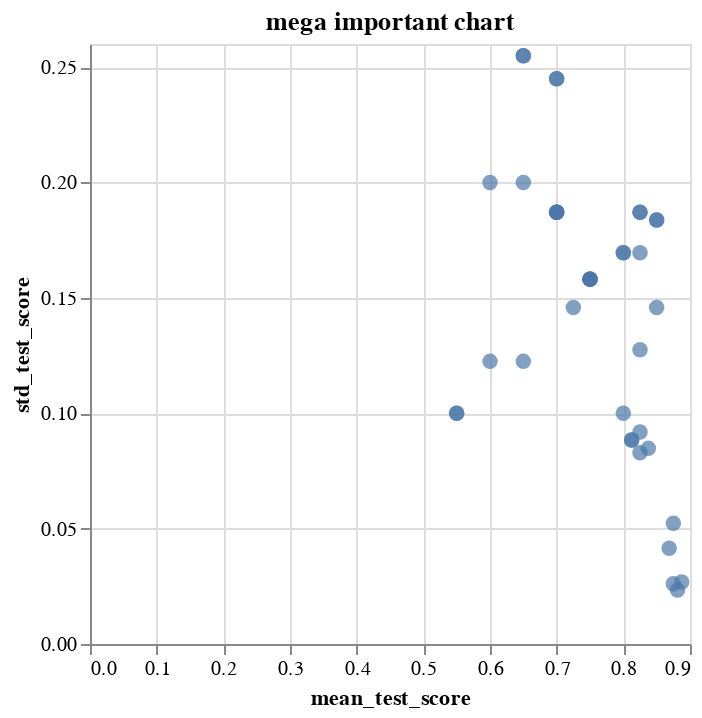

This figure's notebook cell:
### Code cell
c

### Figure 1 — Vega-Lite specification as saved in the notebook (floating-point values rounded to 4 significant figures)
{"config": {"view": {"continuousWidth": 300, "continuousHeight": 300}}, "data": {"name": "data-e34a23e5a7506da6542c03e0733ac913"}, "mark": {"type": "circle", "size": 60}, "encoding": {"tooltip": [{"field": "iter", "type": "quantitative"}, {"field": "n_resources", "type": "quantitative"}, {"field": "params", "type": "nominal"}], "x": {"field": "mean_test_score", "type": "quantitative"}, "y": {"field": "std_test_score", "type": "quantitative"}}, "params": [{"name": "param_1", "select": {"type": "interval", "encodings": ["x", "y"]}, "bind": "scales"}], "title": "mega important chart", "$schema": "https://vega.github.io/schema/vega-lite/v5.17.0.json", "datasets": {"data-e34a23e5a7506da6542c03e0733ac913": [{"iter": 0, "n_resources": 20, "mean_fit_time": 0.02007, "std_fit_time": 0.0003554, "mean_score_time": 0.001497, "std_score_time": 4.3e-05, "param_bootstrap": true, "param_criterion": "gini", "param_max_depth": null, "param_max_features": 5, "param_min_samples_split": 6, "params": {"bootstrap": true, "criterion": "gini", "max_depth": null, "max_features": 5, "min_samples_split": 6}, "split0_test_score": 0.25, "split1_test_score": 0.75, "split2_test_score": 0.5, "split3_test_score": 1.0, "split4_test_score": 0.75, "mean_test_score": 0.65, "std_test_score": 0.255, "rank_test_score": 33, "split0_train_score": 1.0, "split1_train_score": 1.0, "split2_train_score": 1.0, "split3_train_score": 1.0, "split4_train_score": 0.9375, "mean_train_score": 0.9875, "std_train_score": 0.025}, {"iter": 0, "n_resources": 20, "mean_fit_time": 0.01943, "std_fit_time": 0.0001064, "mean_score_time": 0.001373, "std_score_time": 6.923e-05, "param_bootstrap": true, "param_criterion": "entropy", "param_max_depth": 3.0, "param_max_features": 3, "param_min_samples_split": 7, "params": {"bootstrap": true, "criterion": "entropy", "max_depth": 3, "max_features": 3, "min_samples_split": 7}, "split0_test_score": 0.25, "split1_test_score": 0.75, "split2_test_score": 0.75, "split3_test_score": 1.0, "split4_test_score": 0.75, "mean_test_score": 0.7, "std_test_score": 0.2449, "rank_test_score": 27, "split0_train_score": 1.0, "split1_train_score": 0.9375, "split2_train_score": 1.0, "split3_train_score": 0.875, "split4_train_score": 0.875, "mean_train_score": 0.9375, "std_train_score": 0.0559}, {"iter": 0, "n_resources": 20, "mean_fit_time": 0.01399, "std_fit_time": 0.0001931, "mean_score_time": 0.001426, "std_score_time": 8.954e-05, "param_bootstrap": false, "param_criterion": "entropy", "param_max_depth": null, "param_max_features": 1, "param_min_samples_split": 5, "params": {"bootstrap": false, "criterion": "entropy", "max_depth": null, "max_features": 1, "min_samples_split": 5}, "split0_test_score": 0.5, "split1_test_score": 0.75, "split2_test_score": 0.75, "split3_test_score": 0.75, "split4_test_score": 0.5, "mean_test_score": 0.65, "std_test_score": 0.1225, "rank_test_score": 33, "split0_train_score": 1.0, "split1_train_score": 1.0, "split2_train_score": 1.0, "split3_train_score": 1.0, "split4_train_score": 1.0, "mean_train_score": 1.0, "std_train_score": 0.0}, {"iter": 0, "n_resources": 20, "mean_fit_time": 0.01393, "std_fit_time": 0.0001093, "mean_score_time": 0.001372, "std_score_time": 1.414e-05, "param_bootstrap": false, "param_criterion": "gini", "param_max_depth": 3.0, "param_max_features": 4, "param_min_samples_split": 2, "params": {"bootstrap": false, "criterion": "gini", "max_depth": 3, "max_features": 4, "min_samples_split": 2}, "split0_test_score": 0.75, "split1_test_score": 0.75, "split2_test_score": 0.5, "split3_test_score": 1.0, "split4_test_score": 0.75, "mean_test_score": 0.75, "std_test_score": 0.1581, "rank_test_score": 21, "split0_train_score": 1.0, "split1_train_score": 1.0, "split2_train_score": 1.0, "split3_train_score": 1.0, "split4_train_score": 1.0, "mean_train_score": 1.0, "std_train_score": 0.0}, {"iter": 0, "n_resources": 20, "mean_fit_time": 0.01942, "std_fit_time": 0.0003004, "mean_score_time": 0.001381, "std_score_time": 3.93e-05, "param_bootstrap": true, "param_criterion": "entropy", "param_max_depth": 3.0, "param_max_features": 4, "param_min_samples_split": 7, "params": {"bootstrap": true, "criterion": "entropy", "max_depth": 3, "max_features": 4, "min_samples_split": 7}, "split0_test_score": 0.25, "split1_test_score": 0.75, "split2_test_score": 0.5, "split3_test_score": 1.0, "split4_test_score": 0.75, "mean_test_score": 0.65, "std_test_score": 0.255, "rank_test_score": 33, "split0_train_score": 1.0, "split1_train_score": 1.0, "split2_train_score": 1.0, "split3_train_score": 1.0, "split4_train_score": 0.9375, "mean_train_score": 0.9875, "std_train_score": 0.025}, {"iter": 0, "n_resources": 20, "mean_fit_time": 0.01958, "std_fit_time": 0.0001946, "mean_score_time": 0.00137, "std_score_time": 5.177e-05, "param_bootstrap": true, "param_criterion": "entropy", "param_max_depth": null, "param_max_features": 1, "param_min_samples_split": 3, "params": {"bootstrap": true, "criterion": "entropy", "max_depth": null, "max_features": 1, "min_samples_split": 3}, "split0_test_score": 0.5, "split1_test_score": 0.75, "split2_test_score": 0.75, "split3_test_score": 1.0, "split4_test_score": 0.5, "mean_test_score": 0.7, "std_test_score": 0.1871, "rank_test_score": 27, "split0_train_score": 1.0, "split1_train_score": 1.0, "split2_train_score": 1.0, "split3_train_score": 1.0, "split4_train_score": 1.0, "mean_train_score": 1.0, "std_train_score": 0.0}, {"iter": 0, "n_resources": 20, "mean_fit_time": 0.02116, "std_fit_time": 0.002823, "mean_score_time": 0.001478, "std_score_time": 0.0001327, "param_bootstrap": true, "param_criterion": "gini", "param_max_depth": 3.0, "param_max_features": 3, "param_min_samples_split": 9, "params": {"bootstrap": true, "criterion": "gini", "max_depth": 3, "max_features": 3, "min_samples_split": 9}, "split0_test_score": 0.25, "split1_test_score": 0.75, "split2_test_score": 0.75, "split3_test_score": 1.0, "split4_test_score": 0.75, "mean_test_score": 0.7, "std_test_score": 0.2449, "rank_test_score": 27, "split0_train_score": 1.0, "split1_train_score": 0.9375, "split2_train_score": 1.0, "split3_train_score": 0.875, "split4_train_score": 0.875, "mean_train_score": 0.9375, "std_train_score": 0.0559}, {"iter": 0, "n_resources": 20, "mean_fit_time": 0.01459, "std_fit_time": 0.001238, "mean_score_time": 0.001506, "std_score_time": 0.0003565, "param_bootstrap": false, "param_criterion": "gini", "param_max_depth": null, "param_max_features": 1, "param_min_samples_split": 8, "params": {"bootstrap": false, "criterion": "gini", "max_depth": null, "max_features": 1, "min_samples_split": 8}, "split0_test_score": 0.5, "split1_test_score": 0.75, "split2_test_score": 0.5, "split3_test_score": 0.5, "split4_test_score": 0.5, "mean_test_score": 0.55, "std_test_score": 0.1, "rank_test_score": 39, "split0_train_score": 1.0, "split1_train_score": 1.0, "split2_train_score": 1.0, "split3_train_score": 1.0, "split4_train_score": 1.0, "mean_train_score": 1.0, "std_train_score": 0.0}, {"iter": 0, "n_resources": 20, "mean_fit_time": 0.01976, "std_fit_time": 0.0007951, "mean_score_time": 0.001347, "std_score_time": 3.708e-05, "param_bootstrap": true, "param_criterion": "entropy", "param_max_depth": 3.0, "param_max_features": 2, "param_min_samples_split": 7, "params": {"bootstrap": true, "criterion": "entropy", "max_depth": 3, "max_features": 2, "min_samples_split": 7}, "split0_test_score": 0.5, "split1_test_score": 0.75, "split2_test_score": 0.75, "split3_test_score": 1.0, "split4_test_score": 0.75, "mean_test_score": 0.75, "std_test_score": 0.1581, "rank_test_score": 21, "split0_train_score": 1.0, "split1_train_score": 0.875, "split2_train_score": 0.9375, "split3_train_score": 0.9375, "split4_train_score": 0.9375, "mean_train_score": 0.9375, "std_train_score": 0.03953}, {"iter": 0, "n_resources": 20, "mean_fit_time": 0.01391, "std_fit_time": 0.0001213, "mean_score_time": 0.001352, "std_score_time": 3.234e-05, "param_bootstrap": false, "param_criterion": "gini", "param_max_depth": 3.0, "param_max_features": 4, "param_min_samples_split": 4, "params": {"bootstrap": false, "criterion": "gini", "max_depth": 3, "max_features": 4, "min_samples_split": 4}, "split0_test_score": 0.75, "split1_test_score": 0.75, "split2_test_score": 0.5, "split3_test_score": 1.0, "split4_test_score": 0.75, "mean_test_score": 0.75, "std_test_score": 0.1581, "rank_test_score": 21, "split0_train_score": 1.0, "split1_train_score": 1.0, "split2_train_score": 1.0, "split3_train_score": 1.0, "split4_train_score": 1.0, "mean_train_score": 1.0, "std_train_score": 0.0}, {"iter": 0, "n_resources": 20, "mean_fit_time": 0.01423, "std_fit_time": 0.000423, "mean_score_time": 0.001352, "std_score_time": 6.168e-06, "param_bootstrap": false, "param_criterion": "gini", "param_max_depth": null, "param_max_features": 4, "param_min_samples_split": 4, "params": {"bootstrap": false, "criterion": "gini", "max_depth": null, "max_features": 4, "min_samples_split": 4}, "split0_test_score": 0.75, "split1_test_score": 0.75, "split2_test_score": 0.5, "split3_test_score": 1.0, "split4_test_score": 0.75, "mean_test_score": 0.75, "std_test_score": 0.1581, "rank_test_score": 21, "split0_train_score": 1.0, "split1_train_score": 1.0, "split2_train_score": 1.0, "split3_train_score": 1.0, "split4_train_score": 1.0, "mean_train_score": 1.0, "std_train_score": 0.0}, {"iter": 0, "n_resources": 20, "mean_fit_time": 0.01932, "std_fit_time": 8.958e-05, "mean_score_time": 0.001433, "std_score_time": 0.0001065, "param_bootstrap": true, "param_criterion": "entropy", "param_max_depth": null, "param_max_features": 2, "param_min_samples_split": 5, "params": {"bootstrap": true, "criterion": "entropy", "max_depth": null, "max_features": 2, "min_samples_split": 5}, "split0_test_score": 0.5, "split1_test_score": 0.5, "split2_test_score": 0.75, "split3_test_score": 1.0, "split4_test_score": 0.75, "mean_test_score": 0.7, "std_test_score": 0.1871, "rank_test_score": 27, "split0_train_score": 1.0, "split1_train_score": 1.0, "split2_train_score": 0.9375, "split3_train_score": 1.0, "split4_train_score": 1.0, "mean_train_score": 0.9875, "std_train_score": 0.025}, {"iter": 0, "n_resources": 20, "mean_fit_time": 0.02103, "std_fit_time": 0.01038, "mean_score_time": 0.00185, "std_score_time": 0.0005373, "param_bootstrap": false, "param_criterion": "gini", "param_max_depth": null, "param_max_features": 1, "param_min_samples_split": 5, "params": {"bootstrap": false, "criterion": "gini", "max_depth": null, "max_features": 1, "min_samples_split": 5}, "split0_test_score": 0.5, "split1_test_score": 0.75, "split2_test_score": 0.5, "split3_test_score": 0.5, "split4_test_score": 0.5, "mean_test_score": 0.55, "std_test_score": 0.1, "rank_test_score": 39, "split0_train_score": 1.0, "split1_train_score": 1.0, "split2_train_score": 1.0, "split3_train_score": 1.0, "split4_train_score": 1.0, "mean_train_score": 1.0, "std_train_score": 0.0}, {"iter": 0, "n_resources": 20, "mean_fit_time": 0.02694, "std_fit_time": 0.004209, "mean_score_time": 0.002335, "std_score_time": 0.0004876, "param_bootstrap": false, "param_criterion": "entropy", "param_max_depth": 3.0, "param_max_features": 4, "param_min_samples_split": 5, "params": {"bootstrap": false, "criterion": "entropy", "max_depth": 3, "max_features": 4, "min_samples_split": 5}, "split0_test_score": 0.5, "split1_test_score": 0.75, "split2_test_score": 0.5, "split3_test_score": 1.0, "split4_test_score": 0.75, "mean_test_score": 0.7, "std_test_score": 0.1871, "rank_test_score": 27, "split0_train_score": 1.0, "split1_train_score": 1.0, "split2_train_score": 1.0, "split3_train_score": 1.0, "split4_train_score": 1.0, "mean_train_score": 1.0, "std_train_score": 0.0}, {"iter": 0, "n_resources": 20, "mean_fit_time": 0.0338, "std_fit_time": 0.005688, "mean_score_time": 0.002179, "std_score_time": 0.0004572, "param_bootstrap": true, "param_criterion": "gini", "param_max_depth": null, "param_max_features": 3, "param_min_samples_split": 7, "params": {"bootstrap": true, "criterion": "gini", "max_depth": null, "max_features": 3, "min_samples_split": 7}, "split0_test_score": 0.25, "split1_test_score": 0.75, "split2_test_score": 0.75, "split3_test_score": 0.75, "split4_test_score": 0.75, "mean_test_score": 0.65, "std_test_score": 0.2, "rank_test_score": 33, "split0_train_score": 1.0, "split1_train_score": 0.9375, "split2_train_score": 1.0, "split3_train_score": 1.0, "split4_train_score": 0.875, "mean_train_score": 0.9625, "std_train_score": 0.05}, {"iter": 0, "n_resources": 20, "mean_fit_time": 0.02166, "std_fit_time": 0.00507, "mean_score_time": 0.001384, "std_score_time": 0.000101, "param_bootstrap": true, "param_criterion": "entropy", "param_max_depth": 3.0, "param_max_features": 4, "param_min_samples_split": 6, "params": {"bootstrap": true, "criterion": "entropy", "max_depth": 3, "max_features": 4, "min_samples_split": 6}, "split0_test_score": 0.25, "split1_test_score": 0.75, "split2_test_score": 0.5, "split3_test_score": 0.75, "split4_test_score": 0.75, "mean_test_score": 0.6, "std_test_score": 0.2, "rank_test_score": 37, "split0_train_score": 1.0, "split1_train_score": 1.0, "split2_train_score": 1.0, "split3_train_score": 1.0, "split4_train_score": 0.9375, "mean_train_score": 0.9875, "std_train_score": 0.025}, {"iter": 0, "n_resources": 20, "mean_fit_time": 0.014, "std_fit_time": 0.0003873, "mean_score_time": 0.00133, "std_score_time": 2.457e-05, "param_bootstrap": false, "param_criterion": "entropy", "param_max_depth": null, "param_max_features": 3, "param_min_samples_split": 10, "params": {"bootstrap": false, "criterion": "entropy", "max_depth": null, "max_features": 3, "min_samples_split": 10}, "split0_test_score": 0.5, "split1_test_score": 0.75, "split2_test_score": 0.75, "split3_test_score": 1.0, "split4_test_score": 0.75, "mean_test_score": 0.75, "std_test_score": 0.1581, "rank_test_score": 21, "split0_train_score": 1.0, "split1_train_score": 0.875, "split2_train_score": 1.0, "split3_train_score": 0.875, "split4_train_score": 1.0, "mean_train_score": 0.95, "std_train_score": 0.06124}, {"iter": 0, "n_resources": 20, "mean_fit_time": 0.01393, "std_fit_time": 0.0001787, "mean_score_time": 0.001503, "std_score_time": 0.0003417, "param_bootstrap": false, "param_criterion": "entropy", "param_max_depth": null, "param_max_features": 4, "param_min_samples_split": 5, "params": {"bootstrap": false, "criterion": "entropy", "max_depth": null, "max_features": 4, "min_samples_split": 5}, "split0_test_score": 0.5, "split1_test_score": 0.75, "split2_test_score": 0.5, "split3_test_score": 1.0, "split4_test_score": 0.75, "mean_test_score": 0.7, "std_test_score": 0.1871, "rank_test_score": 27, "split0_train_score": 1.0, "split1_train_score": 1.0, "split2_train_score": 1.0, "split3_train_score": 1.0, "split4_train_score": 1.0, "mean_train_score": 1.0, "std_train_score": 0.0}, {"iter": 0, "n_resources": 20, "mean_fit_time": 0.01426, "std_fit_time": 0.0008906, "mean_score_time": 0.001362, "std_score_time": 4.458e-05, "param_bootstrap": false, "param_criterion": "gini", "param_max_depth": null, "param_max_features": 3, "param_min_samples_split": 10, "params": {"bootstrap": false, "criterion": "gini", "max_depth": null, "max_features": 3, "min_samples_split": 10}, "split0_test_score": 0.75, "split1_test_score": 0.75, "split2_test_score": 0.75, "split3_test_score": 1.0, "split4_test_score": 0.75, "mean_test_score": 0.8, "std_test_score": 0.1, "rank_test_score": 18, "split0_train_score": 1.0, "split1_train_score": 0.875, "split2_train_score": 1.0, "split3_train_score": 0.875, "split4_train_score": 0.9375, "mean_train_score": 0.9375, "std_train_score": 0.0559}, {"iter": 0, "n_resources": 20, "mean_fit_time": 0.01371, "std_fit_time": 0.0001095, "mean_score_time": 0.001359, "std_score_time": 3.939e-05, "param_bootstrap": false, "param_criterion": "entropy", "param_max_depth": 3.0, "param_max_features": 1, "param_min_samples_split": 3, "params": {"bootstrap": false, "criterion": "entropy", "max_depth": 3, "max_features": 1, "min_samples_split": 3}, "split0_test_score": 0.5, "split1_test_score": 0.75, "split2_test_score": 0.75, "split3_test_score": 0.5, "split4_test_score": 0.5, "mean_test_score": 0.6, "std_test_score": 0.1225, "rank_test_score": 37, "split0_train_score": 1.0, "split1_train_score": 1.0, "split2_train_score": 1.0, "split3_train_score": 1.0, "split4_train_score": 1.0, "mean_train_score": 1.0, "std_train_score": 0.0}, {"iter": 1, "n_resources": 40, "mean_fit_time": 0.01448, "std_fit_time": 0.0002386, "mean_score_time": 0.001368, "std_score_time": 6.215e-05, "param_bootstrap": false, "param_criterion": "entropy", "param_max_depth": 3.0, "param_max_features": 4, "param_min_samples_split": 5, "params": {"bootstrap": false, "criterion": "entropy", "max_depth": 3, "max_features": 4, "min_samples_split": 5}, "split0_test_score": 1.0, "split1_test_score": 0.5, "split2_test_score": 1.0, "split3_test_score": 0.75, "split4_test_score": 0.875, "mean_test_score": 0.825, "std_test_score": 0.1871, "rank_test_score": 10, "split0_train_score": 0.9375, "split1_train_score": 1.0, "split2_train_score": 1.0, "split3_train_score": 1.0, "split4_train_score": 0.9688, "mean_train_score": 0.9812, "std_train_score": 0.025}, {"iter": 1, "n_resources": 40, "mean_fit_time": 0.02544, "std_fit_time": 0.008082, "mean_score_time": 0.001561, "std_score_time": 0.0003652, "param_bootstrap": true, "param_criterion": "entropy", "param_max_depth": 3.0, "param_max_features": 3, "param_min_samples_split": 7, "params": {"bootstrap": true, "criterion": "entropy", "max_depth": 3, "max_features": 3, "min_samples_split": 7}, "split0_test_score": 1.0, "split1_test_score": 0.625, "split2_test_score": 0.875, "split3_test_score": 0.75, "split4_test_score": 1.0, "mean_test_score": 0.85, "std_test_score": 0.1458, "rank_test_score": 6, "split0_train_score": 0.9375, "split1_train_score": 0.9688, "split2_train_score": 0.9375, "split3_train_score": 0.9688, "split4_train_score": 0.9688, "mean_train_score": 0.9563, "std_train_score": 0.01531}, {"iter": 1, "n_resources": 40, "mean_fit_time": 0.01464, "std_fit_time": 0.0003567, "mean_score_time": 0.00143, "std_score_time": 0.0001813, "param_bootstrap": false, "param_criterion": "entropy", "param_max_depth": null, "param_max_features": 4, "param_min_samples_split": 5, "params": {"bootstrap": false, "criterion": "entropy", "max_depth": null, "max_features": 4, "min_samples_split": 5}, "split0_test_score": 1.0, "split1_test_score": 0.5, "split2_test_score": 1.0, "split3_test_score": 0.875, "split4_test_score": 0.875, "mean_test_score": 0.85, "std_test_score": 0.1837, "rank_test_score": 6, "split0_train_score": 1.0, "split1_train_score": 1.0, "split2_train_score": 1.0, "split3_train_score": 1.0, "split4_train_score": 1.0, "mean_train_score": 1.0, "std_train_score": 0.0}, {"iter": 1, "n_resources": 40, "mean_fit_time": 0.02464, "std_fit_time": 0.005787, "mean_score_time": 0.001515, "std_score_time": 0.0002324, "param_bootstrap": true, "param_criterion": "entropy", "param_max_depth": null, "param_max_features": 1, "param_min_samples_split": 3, "params": {"bootstrap": true, "criterion": "entropy", "max_depth": null, "max_features": 1, "min_samples_split": 3}, "split0_test_score": 1.0, "split1_test_score": 0.75, "split2_test_score": 0.625, "split3_test_score": 0.625, "split4_test_score": 0.625, "mean_test_score": 0.725, "std_test_score": 0.1458, "rank_test_score": 26, "split0_train_score": 1.0, "split1_train_score": 1.0, "split2_train_score": 1.0, "split3_train_score": 1.0, "split4_train_score": 0.9688, "mean_train_score": 0.9938, "std_train_score": 0.0125}, {"iter": 1, "n_resources": 40, "mean_fit_time": 0.02442, "std_fit_time": 0.005793, "mean_score_time": 0.002078, "std_score_time": 0.0005426, "param_bootstrap": true, "param_criterion": "entropy", "param_max_depth": 3.0, "param_max_features": 2, "param_min_samples_split": 7, "params": {"bootstrap": true, "criterion": "entropy", "max_depth": 3, "max_features": 2, "min_samples_split": 7}, "split0_test_score": 1.0, "split1_test_score": 0.625, "split2_test_score": 0.625, "split3_test_score": 0.875, "split4_test_score": 1.0, "mean_test_score": 0.825, "std_test_score": 0.1696, "rank_test_score": 10, "split0_train_score": 0.9375, "split1_train_score": 0.9688, "split2_train_score": 0.9375, "split3_train_score": 0.9688, "split4_train_score": 0.9375, "mean_train_score": 0.95, "std_train_score": 0.01531}, {"iter": 1, "n_resources": 40, "mean_fit_time": 0.01658, "std_fit_time": 0.003656, "mean_score_time": 0.001426, "std_score_time": 9.523e-05, "param_bootstrap": false, "param_criterion": "gini", "param_max_depth": null, "param_max_features": 4, "param_min_samples_split": 4, "params": {"bootstrap": false, "criterion": "gini", "max_depth": null, "max_features": 4, "min_samples_split": 4}, "split0_test_score": 0.875, "split1_test_score": 0.625, "split2_test_score": 1.0, "split3_test_score": 0.75, "split4_test_score": 0.875, "mean_test_score": 0.825, "std_test_score": 0.1275, "rank_test_score": 10, "split0_train_score": 1.0, "split1_train_score": 1.0, "split2_train_score": 1.0, "split3_train_score": 1.0, "split4_train_score": 1.0, "mean_train_score": 1.0, "std_train_score": 0.0}, {"iter": 1, "n_resources": 40, "mean_fit_time": 0.01458, "std_fit_time": 0.0008132, "mean_score_time": 0.001365, "std_score_time": 3.837e-05, "param_bootstrap": false, "param_criterion": "gini", "param_max_depth": 3.0, "param_max_features": 4, "param_min_samples_split": 2, "params": {"bootstrap": false, "criterion": "gini", "max_depth": 3, "max_features": 4, "min_samples_split": 2}, "split0_test_score": 0.875, "split1_test_score": 0.5, "split2_test_score": 1.0, "split3_test_score": 0.75, "split4_test_score": 0.875, "mean_test_score": 0.8, "std_test_score": 0.1696, "rank_test_score": 18, "split0_train_score": 0.9688, "split1_train_score": 1.0, "split2_train_score": 1.0, "split3_train_score": 1.0, "split4_train_score": 0.9688, "mean_train_score": 0.9875, "std_train_score": 0.01531}, {"iter": 1, "n_resources": 40, "mean_fit_time": 0.01445, "std_fit_time": 0.0002187, "mean_score_time": 0.001359, "std_score_time": 5.05e-05, "param_bootstrap": false, "param_criterion": "entropy", "param_max_depth": null, "param_max_features": 3, "param_min_samples_split": 10, "params": {"bootstrap": false, "criterion": "entropy", "max_depth": null, "max_features": 3, "min_samples_split": 10}, "split0_test_score": 1.0, "split1_test_score": 0.5, "split2_test_score": 1.0, "split3_test_score": 0.875, "split4_test_score": 0.875, "mean_test_score": 0.85, "std_test_score": 0.1837, "rank_test_score": 6, "split0_train_score": 1.0, "split1_train_score": 1.0, "split2_train_score": 0.9688, "split3_train_score": 1.0, "split4_train_score": 1.0, "mean_train_score": 0.9938, "std_train_score": 0.0125}, {"iter": 1, "n_resources": 40, "mean_fit_time": 0.01421, "std_fit_time": 6.573e-05, "mean_score_time": 0.001366, "std_score_time": 3.603e-05, "param_bootstrap": false, "param_criterion": "gini", "param_max_depth": 3.0, "param_max_features": 4, "param_min_samples_split": 4, "params": {"bootstrap": false, "criterion": "gini", "max_depth": 3, "max_features": 4, "min_samples_split": 4}, "split0_test_score": 0.875, "split1_test_score": 0.5, "split2_test_score": 1.0, "split3_test_score": 0.75, "split4_test_score": 0.875, "mean_test_score": 0.8, "std_test_score": 0.1696, "rank_test_score": 18, "split0_train_score": 0.9375, "split1_train_score": 1.0, "split2_train_score": 1.0, "split3_train_score": 1.0, "split4_train_score": 0.9688, "mean_train_score": 0.9812, "std_train_score": 0.025}, {"iter": 1, "n_resources": 40, "mean_fit_time": 0.01422, "std_fit_time": 0.0001678, "mean_score_time": 0.001417, "std_score_time": 0.0001588, "param_bootstrap": false, "param_criterion": "gini", "param_max_depth": null, "param_max_features": 3, "param_min_samples_split": 10, "params": {"bootstrap": false, "criterion": "gini", "max_depth": null, "max_features": 3, "min_samples_split": 10}, "split0_test_score": 1.0, "split1_test_score": 0.5, "split2_test_score": 1.0, "split3_test_score": 0.75, "split4_test_score": 0.875, "mean_test_score": 0.825, "std_test_score": 0.1871, "rank_test_score": 10, "split0_train_score": 0.9688, "split1_train_score": 1.0, "split2_train_score": 0.9688, "split3_train_score": 1.0, "split4_train_score": 0.9688, "mean_train_score": 0.9812, "std_train_score": 0.01531}, {"iter": 2, "n_resources": 80, "mean_fit_time": 0.01535, "std_fit_time": 0.0002302, "mean_score_time": 0.001369, "std_score_time": 4.806e-05, "param_bootstrap": false, "param_criterion": "gini", "param_max_depth": null, "param_max_features": 4, "param_min_samples_split": 4, "params": {"bootstrap": false, "criterion": "gini", "max_depth": null, "max_features": 4, "min_samples_split": 4}, "split0_test_score": 0.8125, "split1_test_score": 0.9375, "split2_test_score": 0.875, "split3_test_score": 0.6875, "split4_test_score": 0.8125, "mean_test_score": 0.825, "std_test_score": 0.08292, "rank_test_score": 10, "split0_train_score": 1.0, "split1_train_score": 1.0, "split2_train_score": 1.0, "split3_train_score": 1.0, "split4_train_score": 1.0, "mean_train_score": 1.0, "std_train_score": 0.0}, {"iter": 2, "n_resources": 80, "mean_fit_time": 0.01903, "std_fit_time": 0.004309, "mean_score_time": 0.001666, "std_score_time": 0.0003501, "param_bootstrap": false, "param_criterion": "gini", "param_max_depth": null, "param_max_features": 3, "param_min_samples_split": 10, "params": {"bootstrap": false, "criterion": "gini", "max_depth": null, "max_features": 3, "min_samples_split": 10}, "split0_test_score": 0.75, "split1_test_score": 0.9375, "split2_test_score": 0.875, "split3_test_score": 0.6875, "split4_test_score": 0.875, "mean_test_score": 0.825, "std_test_score": 0.09186, "rank_test_score": 10, "split0_train_score": 0.9844, "split1_train_score": 0.9844, "split2_train_score": 0.9844, "split3_train_score": 1.0, "split4_train_score": 1.0, "mean_train_score": 0.9906, "std_train_score": 0.007655}, {"iter": 2, "n_resources": 80, "mean_fit_time": 0.02001, "std_fit_time": 0.0001603, "mean_score_time": 0.001383, "std_score_time": 6.158e-05, "param_bootstrap": true, "param_criterion": "entropy", "param_max_depth": 3.0, "param_max_features": 3, "param_min_samples_split": 7, "params": {"bootstrap": true, "criterion": "entropy", "max_depth": 3, "max_features": 3, "min_samples_split": 7}, "split0_test_score": 0.75, "split1_test_score": 0.9375, "split2_test_score": 0.875, "split3_test_score": 0.6875, "split4_test_score": 0.8125, "mean_test_score": 0.8125, "std_test_score": 0.08839, "rank_test_score": 16, "split0_train_score": 0.9531, "split1_train_score": 0.9688, "split2_train_score": 0.9375, "split3_train_score": 0.9531, "split4_train_score": 0.9688, "mean_train_score": 0.9563, "std_train_score": 0.01169}, {"iter": 2, "n_resources": 80, "mean_fit_time": 0.01579, "std_fit_time": 0.0005829, "mean_score_time": 0.001424, "std_score_time": 0.0001272, "param_bootstrap": false, "param_criterion": "entropy", "param_max_depth": null, "param_max_features": 4, "param_min_samples_split": 5, "params": {"bootstrap": false, "criterion": "entropy", "max_depth": null, "max_features": 4, "min_samples_split": 5}, "split0_test_score": 0.8125, "split1_test_score": 0.9375, "split2_test_score": 0.875, "split3_test_score": 0.6875, "split4_test_score": 0.875, "mean_test_score": 0.8375, "std_test_score": 0.08478, "rank_test_score": 9, "split0_train_score": 1.0, "split1_train_score": 1.0, "split2_train_score": 1.0, "split3_train_score": 1.0, "split4_train_score": 1.0, "mean_train_score": 1.0, "std_train_score": 0.0}, {"iter": 2, "n_resources": 80, "mean_fit_time": 0.01677, "std_fit_time": 0.003276, "mean_score_time": 0.001411, "std_score_time": 9.61e-05, "param_bootstrap": false, "param_criterion": "entropy", "param_max_depth": null, "param_max_features": 3, "param_min_samples_split": 10, "params": {"bootstrap": false, "criterion": "entropy", "max_depth": null, "max_features": 3, "min_samples_split": 10}, "split0_test_score": 0.75, "split1_test_score": 0.9375, "split2_test_score": 0.875, "split3_test_score": 0.6875, "split4_test_score": 0.8125, "mean_test_score": 0.8125, "std_test_score": 0.08839, "rank_test_score": 16, "split0_train_score": 0.9844, "split1_train_score": 0.9844, "split2_train_score": 1.0, "split3_train_score": 0.9844, "split4_train_score": 1.0, "mean_train_score": 0.9906, "std_train_score": 0.007655}, {"iter": 3, "n_resources": 160, "mean_fit_time": 0.01791, "std_fit_time": 0.0004577, "mean_score_time": 0.001391, "std_score_time": 3.51e-05, "param_bootstrap": false, "param_criterion": "gini", "param_max_depth": null, "param_max_features": 4, "param_min_samples_split": 4, "params": {"bootstrap": false, "criterion": "gini", "max_depth": null, "max_features": 4, "min_samples_split": 4}, "split0_test_score": 0.875, "split1_test_score": 0.8438, "split2_test_score": 0.9062, "split3_test_score": 0.875, "split4_test_score": 0.9062, "mean_test_score": 0.8812, "std_test_score": 0.02339, "rank_test_score": 2, "split0_train_score": 1.0, "split1_train_score": 1.0, "split2_train_score": 1.0, "split3_train_score": 1.0, "split4_train_score": 1.0, "mean_train_score": 1.0, "std_train_score": 0.0}, {"iter": 3, "n_resources": 160, "mean_fit_time": 0.01673, "std_fit_time": 0.0002205, "mean_score_time": 0.001346, "std_score_time": 1.359e-05, "param_bootstrap": false, "param_criterion": "gini", "param_max_depth": null, "param_max_features": 3, "param_min_samples_split": 10, "params": {"bootstrap": false, "criterion": "gini", "max_depth": null, "max_features": 3, "min_samples_split": 10}, "split0_test_score": 0.875, "split1_test_score": 0.8438, "split2_test_score": 0.9375, "split3_test_score": 0.8125, "split4_test_score": 0.875, "mean_test_score": 0.8688, "std_test_score": 0.04146, "rank_test_score": 5, "split0_train_score": 0.9922, "split1_train_score": 1.0, "split2_train_score": 1.0, "split3_train_score": 0.9922, "split4_train_score": 0.9922, "mean_train_score": 0.9953, "std_train_score": 0.003827}, {"iter": 3, "n_resources": 160, "mean_fit_time": 0.01851, "std_fit_time": 0.0001222, "mean_score_time": 0.001397, "std_score_time": 4.361e-05, "param_bootstrap": false, "param_criterion": "entropy", "param_max_depth": null, "param_max_features": 4, "param_min_samples_split": 5, "params": {"bootstrap": false, "criterion": "entropy", "max_depth": null, "max_features": 4, "min_samples_split": 5}, "split0_test_score": 0.875, "split1_test_score": 0.7812, "split2_test_score": 0.9375, "split3_test_score": 0.9062, "split4_test_score": 0.875, "mean_test_score": 0.875, "std_test_score": 0.05229, "rank_test_score": 3, "split0_train_score": 1.0, "split1_train_score": 1.0, "split2_train_score": 1.0, "split3_train_score": 1.0, "split4_train_score": 1.0, "mean_train_score": 1.0, "std_train_score": 0.0}, {"iter": 4, "n_resources": 320, "mean_fit_time": 0.02544, "std_fit_time": 0.0007398, "mean_score_time": 0.001408, "std_score_time": 6.713e-05, "param_bootstrap": false, "param_criterion": "entropy", "param_max_depth": null, "param_max_features": 4, "param_min_samples_split": 5, "params": {"bootstrap": false, "criterion": "entropy", "max_depth": null, "max_features": 4, "min_samples_split": 5}, "split0_test_score": 0.9375, "split1_test_score": 0.8906, "split2_test_score": 0.8594, "split3_test_score": 0.875, "split4_test_score": 0.875, "mean_test_score": 0.8875, "std_test_score": 0.02688, "rank_test_score": 1, "split0_train_score": 1.0, "split1_train_score": 1.0, "split2_train_score": 1.0, "split3_train_score": 1.0, "split4_train_score": 1.0, "mean_train_score": 1.0, "std_train_score": 0.0}, {"iter": 4, "n_resources": 320, "mean_fit_time": 0.023, "std_fit_time": 0.0005007, "mean_score_time": 0.001427, "std_score_time": 7.778e-06, "param_bootstrap": false, "param_criterion": "gini", "param_max_depth": null, "param_max_features": 4, "param_min_samples_split": 4, "params": {"bootstrap": false, "criterion": "gini", "max_depth": null, "max_features": 4, "min_samples_split": 4}, "split0_test_score": 0.9062, "split1_test_score": 0.9062, "split2_test_score": 0.8438, "split3_test_score": 0.8594, "split4_test_score": 0.8594, "mean_test_score": 0.875, "std_test_score": 0.02615, "rank_test_score": 3, "split0_train_score": 1.0, "split1_train_score": 1.0, "split2_train_score": 1.0, "split3_train_score": 1.0, "split4_train_score": 1.0, "mean_train_score": 1.0, "std_train_score": 0.0}]}}
